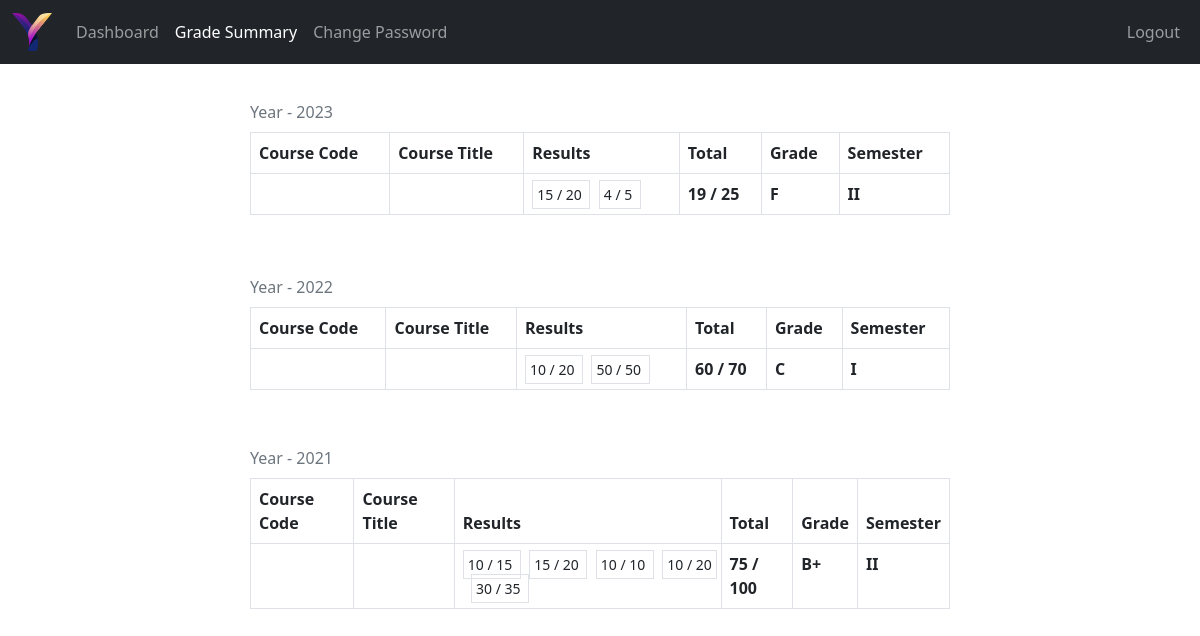
The app's page /Student/grade.php (signed in) with its own data.
### tables this page shows
CREATE TABLE `student_score` (
  `id` int(11) NOT NULL PRIMARY KEY AUTO_INCREMENT,
  `semester` varchar(100) NOT NULL,
  `year` int(11) NOT NULL,
  `student_id` int(11) NOT NULL,
  `teacher_id` int(11) NOT NULL,
  `subject_id` int(11) NOT NULL,
  `results` varchar(512) NOT NULL
);

### Student/data/score.php (called while the page is built)
<?php
function getScoreById($student_id, $conn){
   $sql = "SELECT * FROM student_score
           WHERE student_id=? ORDER BY year DESC";
   $stmt = $conn->prepare($sql);
   $stmt->execute([$student_id]);
   if ($stmt->rowCount() > 0) {
     $student_scores = $stmt->fetchAll();
     return $student_scores;
   }else {
    return 0;
   }
}
function gradeCalc($grade){
   $g = "";
   if ($grade >= 92) {
       $g = "A+";
   }else if ($grade >= 86) {
       $g = "A";
   }else if ($grade >= 80) {
       $g = "A-";
   }else if ($grade >= 75) {
       $g = "B+";
   }else if ($grade >= 70) {
       $g = "B";
   }else if ($grade >= 66) {
       $g = "B-";
   }else if ($grade >= 60) {
       $g = "C";
   }else if ($grade >= 55) {
       $g = "C-";
   }else if ($grade >= 50) {
       $g = "D+";
   }else if ($grade >= 45) {
       $g = "D";
   }else if ($grade >= 40) {
       $g = "D-";
   }else if ($grade < 39) {
       $g = "F";
   }
   return $g;
}

### Student/grade.php (the view, shortened to what this page needs)
<?php
if (isset($_SESSION['student_id']) &&
    isset($_SESSION['role'])) {
    if ($_SESSION['role'] == 'Student') {
     include "../DB_connection.php";
     include "data/score.php";
     $student_id = $_SESSION['student_id'];
     $scores = getScoreById($student_id, $conn);
 ?>
<!DOCTYPE html>
<html lang="en">
<head>
	<link rel="stylesheet" href="https://cdn.jsdelivr.net/npm/bootstrap@5.2.0/dist/css/bootstrap.min.css">
	<link rel="stylesheet" href="../css/style.css">
  <link rel="stylesheet" href="https://cdnjs.cloudflare.com/ajax/libs/font-awesome/4.7.0/css/font-awesome.min.css">
</head>
<body>
    <?php
        include "inc/navbar.php";
        if ($scores != 0) {
     ?>
     <div class="d-flex justify-content-center align-items-center flex-column pt-4">
         <?php
            $check = 0;
            foreach ($scores as $score) {
              if($score['year'] == $check){
                $check = $score['year'];
                $csubject = getSubjectById($score['subject_id'], $conn);
          ?>
          <tr>
            <td><?=$csubject['subject_code']?></th>
            <td><?=$csubject['subject']?></th>
            <td>
              <?php
                  $total = 0;
                  $outOf = 0;
                  $results = explode(',', trim($score['results']));
                  foreach ($results as $result) {
                    $temp =  explode(' ', trim($result));
                     $total +=$temp[0];
                     $outOf +=$temp[1];
               ?>
              <small class="border p-1">
                <?=$temp[0]?> / <?=$temp[1]?>
              </small>&nbsp;
            <?php } ?>
            </th>
            <th><?=$total?> / <?=$outOf?></th>
            <th><?php
                echo gradeCalc($total);
               ?></th>
            <th><?=$score['semester']?></th>
          </tr>
        <?php }else {
          $check = $score['year'];
          $csubject = getSubjectById($score['subject_id'], $conn);
        ?>
         <div class="table-responsive " style="width: 90%; max-width: 700px;">
              <table class="table table-bordered mt-1 mb-5 n-table">
                 <caption style="caption-side:top">Year - <?=$score['year']?> </caption>
                <thead>
                  <tr>
                    <th scope="col">Course Code</th>
                    <th scope="col">Course Title</th>
                    <th scope="col">Results</th>
                    <th scope="col">Total</th>
                    <th scope="col">Grade</th>
                    <th scope="col">Semester</th>
                  </tr>
                </thead>
                <tbody>
                  <tr>
            <td><?=$csubject['subject_code']?></th>
            <td><?=$csubject['subject']?></th>
            <td>
              <?php
                  $total = 0;
                  $outOf = 0;
                  $results = explode(',', trim($score['results']));
                  foreach ($results as $result) {
                    $temp =  explode(' ', trim($result));
                    $total += $temp[0];
                    $outOf += $temp[1];
               ?>
              <small class="border p-1">
                <?=$temp[0]?> / <?=$temp[1]?>
              </small>&nbsp;
            <?php } ?>
            <th><?=$total?> / <?=$outOf?></th>
            <th><?php
                echo gradeCalc($total);
               ?></th>
            <th><?=$score['semester']?></th>
          </tr>
        <?php } if($score['year'] != $check){ ?>
  <?php  } } ?>
   <?php } ?>
</body>
</html>
<?php
  }else {
    header("Location: ../login.php");
    exit;
  }
}else {
	header("Location: ../login.php");
	exit;
}
?>

### css/style.css (style rules this page uses)
.n-table { max-width: 800px; }

### records on screen
student_score: year "2023", results "15", results "20", results "4", results "5", total "19", outOf "25", total "F", semester "II"
student_score: year "2022", results "10", results "20", results "50", total "60", outOf "70", total "C", semester "I"
student_score: year "2021", results "10", results "15", results "20", results "30", results "35", total "75", outOf "100", total "B+", semester "II"
